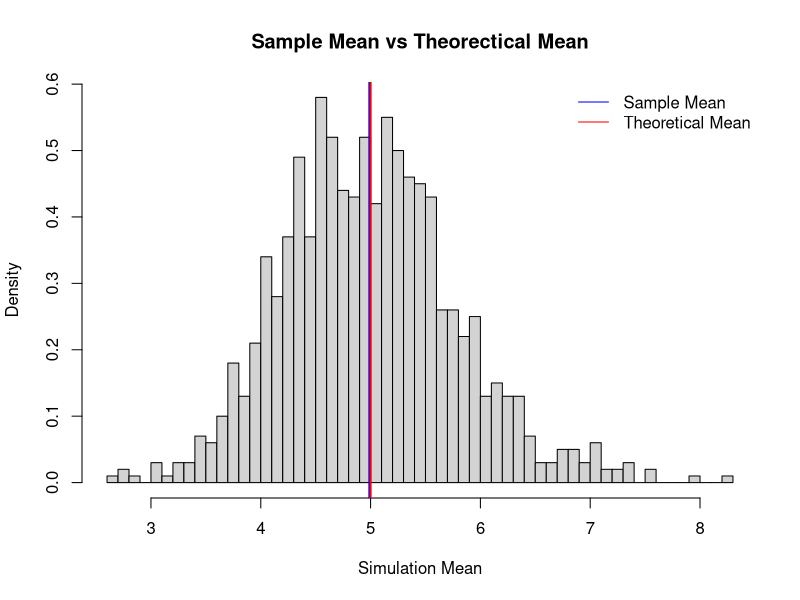
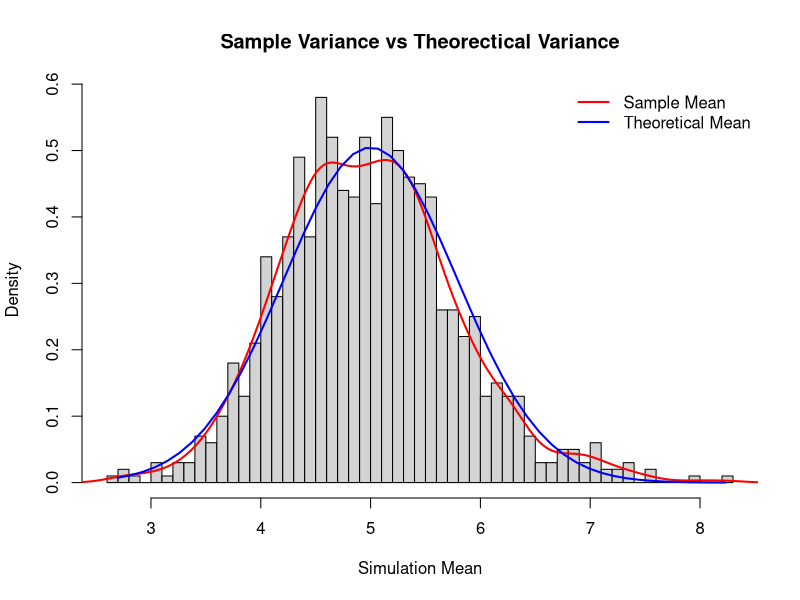
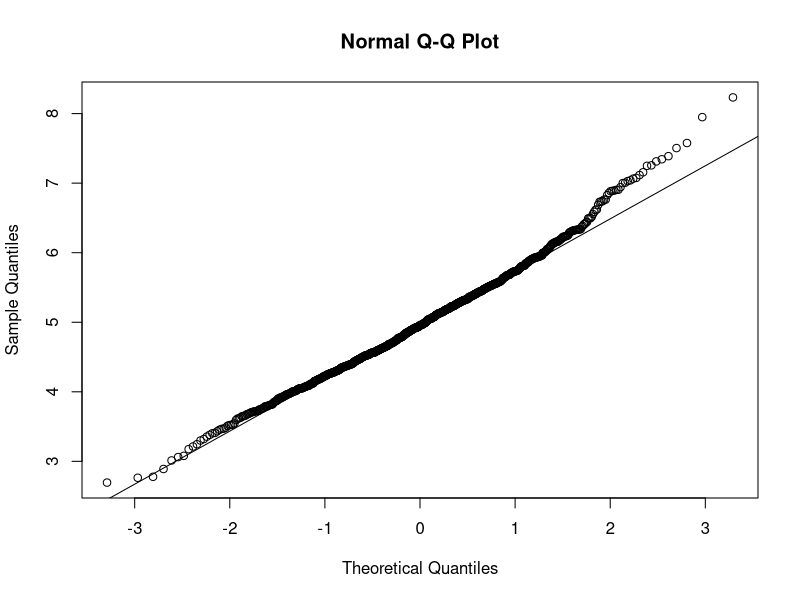

Write the R code that produced these figures, in order.
## ---- chunk 1
knitr::opts_chunk$set(echo = TRUE)
## ---- chunk 2
set.seed(22)
lambda <- 0.2
exp <- 40
simulations <- 1000
## ---- chunk 3
sim_means <- c()
for (i in 1:simulations){
  sim_means <- c(sim_means, mean(rexp(exp, lambda)))
}

## ---- chunk 4
hist(sim_means, 
    breaks = 50, 
    prob = TRUE, 
    main="Sample Mean vs Theorectical Mean", 
    xlab="Simulation Mean")

abline(v = mean(sim_means), col= 'blue',lwd = 2)
abline(v = 1/lambda, col = 'red',lwd = 2)

legend('topright', c("Sample Mean", "Theoretical Mean"),bty = "n", lty = c(1,1), col = c(col = 'blue', col = 'red'))

## ---- chunk 5

sample_var <- var(sim_means)
pop_var<- (1/lambda)^2/40
## ---- chunk 6
hist(sim_means, 
    breaks = 50, 
    prob = TRUE, 
    main="Sample Variance vs Theorectical Variance", 
    xlab="Simulation Mean")


legend('topright', c("Sample Mean", "Theoretical Mean"), bty = "n", lwd = c(2,2), col = c(col = 'red', col = 'blue'))

lines(density(sim_means), col = 'red', lwd = 2)
xfit <- seq(min(sim_means), max(sim_means), length = 50)
yfit <- dnorm(xfit, mean = 1/lambda, sd = (1/lambda/sqrt(40)))
lines(xfit, yfit, col = 'blue', lwd = 2)

## ---- chunk 7
qqnorm(sim_means)
qqline(sim_means)
